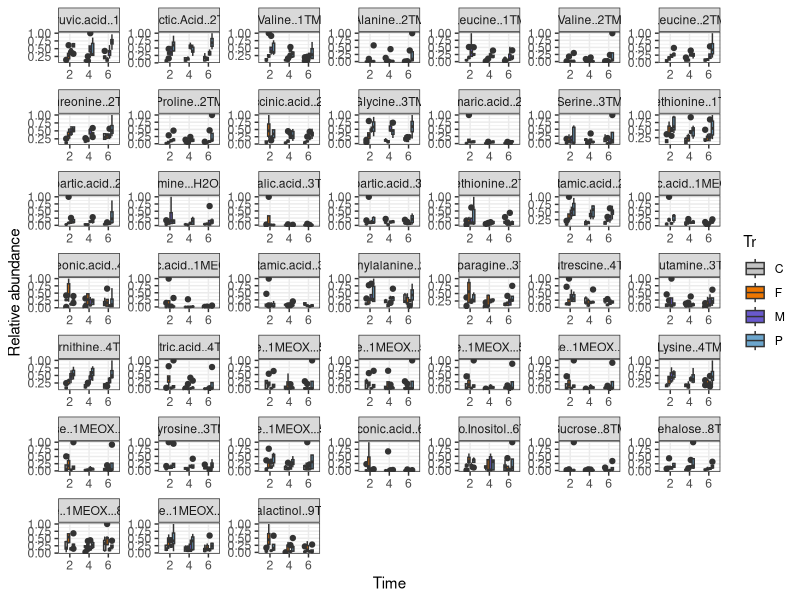
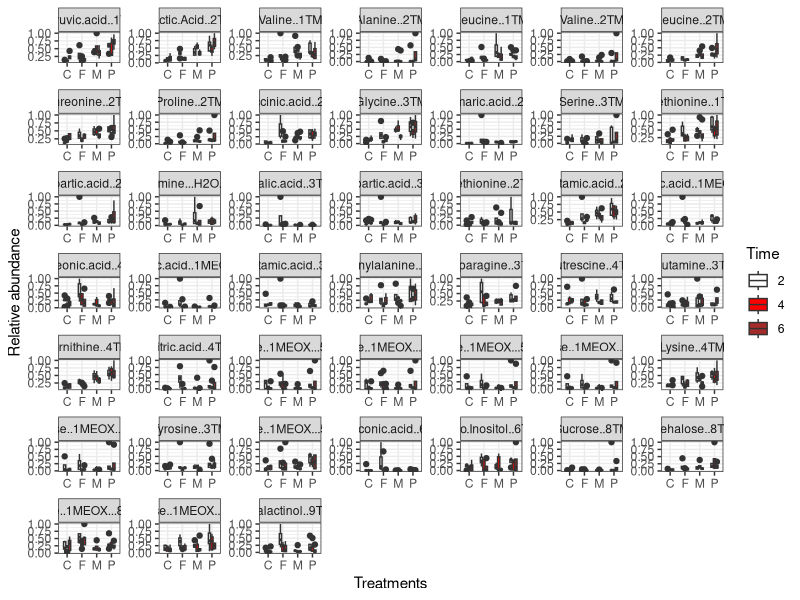
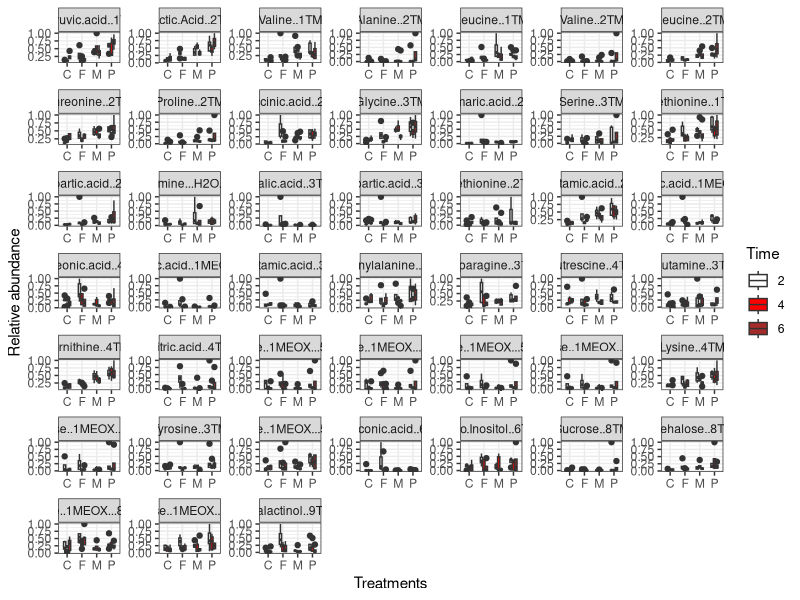
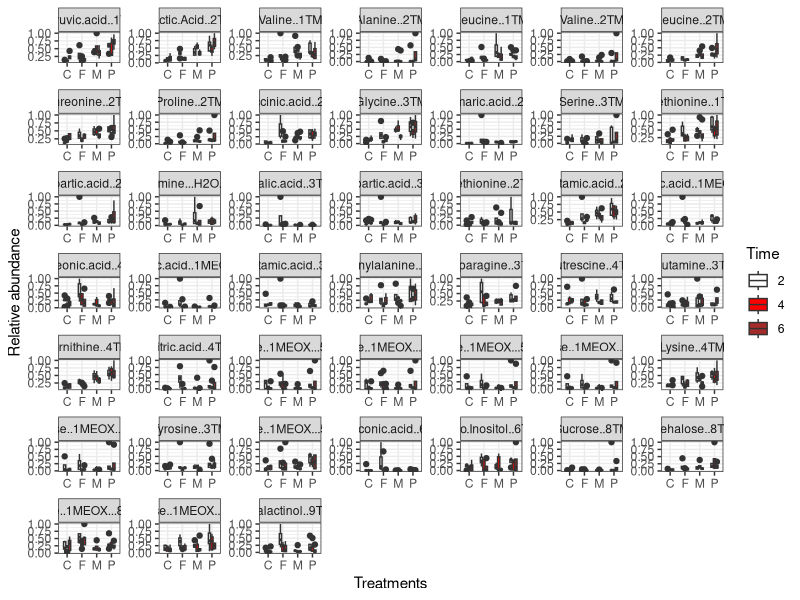

Here is the R script that generated these plots, in order:
library(ggpubr)
library(ggplot2)
library(reshape2)
library(tidyverse)
library(dplyr)

table <- read.csv("DATA_GC_Exudates_ISTD-correction_Hight.csv", sep=",",
                  header=T)
Caption <- "(ISTD_Hight)"

table <- read.csv("DATA_GC_Exudates_ISTD-correction_Area.csv", sep=",",
                  header=T)
Caption <- "(ISTD_Area)"

#table<-table %>% select(1,2,3:to end)
table <- table[,-1]
table1<-melt(table, id=c("Tr","Time"))
melt(table, id=c("Tr","Time")) 
table_1_sum<-table1 %>% 
        group_by(Tr, Time, variable)


#comparisons
my_comparisons <-list(c("C","P"), 
                      c("C","F"),
                      c("C","M"),
                      c("P","F"),
                      c("P","M"),
                      c("F","M"))

my_comparisons <-list(c("C","P"), 
                      c("C","F"),
                      c("C","M"),
                      c("P","F"),
                      c("P","M"),
                      c("F","M"),
                      c("2","4"),
                      c("2","6"),
                      c("4","6"))



#Plots
table_1_sum$Time <- factor(table_1_sum$Time)

#Time
p2 <- ggplot(table_1_sum, aes(x= Time, value, fill=Tr)) + 
  theme_bw() + geom_boxplot(width=0.5) +
  facet_wrap(~variable, scales="free") + 
  ylab("Relative abundance") + xlab("Time") + 
  scale_fill_manual(values=c("grey77", "darkorange2", "slateblue3", "skyblue3"))
p2
t <- "Time"

#Treatment
p1 <- ggplot(table_1_sum, aes(x= Tr, value, fill=Time)) + 
  theme_bw() + geom_boxplot(width=0.5) +
  facet_wrap(~variable, scales="free") + 
  ylab("Relative abundance") + xlab("Treatments") + 
  scale_fill_manual(values=c("white","red","brown"))
p1
t <- "Tr"
Stat <- "no-stat"

#not working
p1 + stat_compare_means(comparisons = my_comparisons, label = "p.ajust",  
                        method = "anova", 
                        p.adjust.method = "holm",
                        hide.ns = TRUE) +
  theme_bw() + ylab("Relative abundance")
Stat <- "stat"



# Save
ggsave(filename = paste("BoxPlot_Exudates", t, Caption, Stat, ".pdf", sep = "_"), plot = last_plot(), dpi = 600, units = "cm", width = 90, height = 90, scale = 1)

########
warnings()


